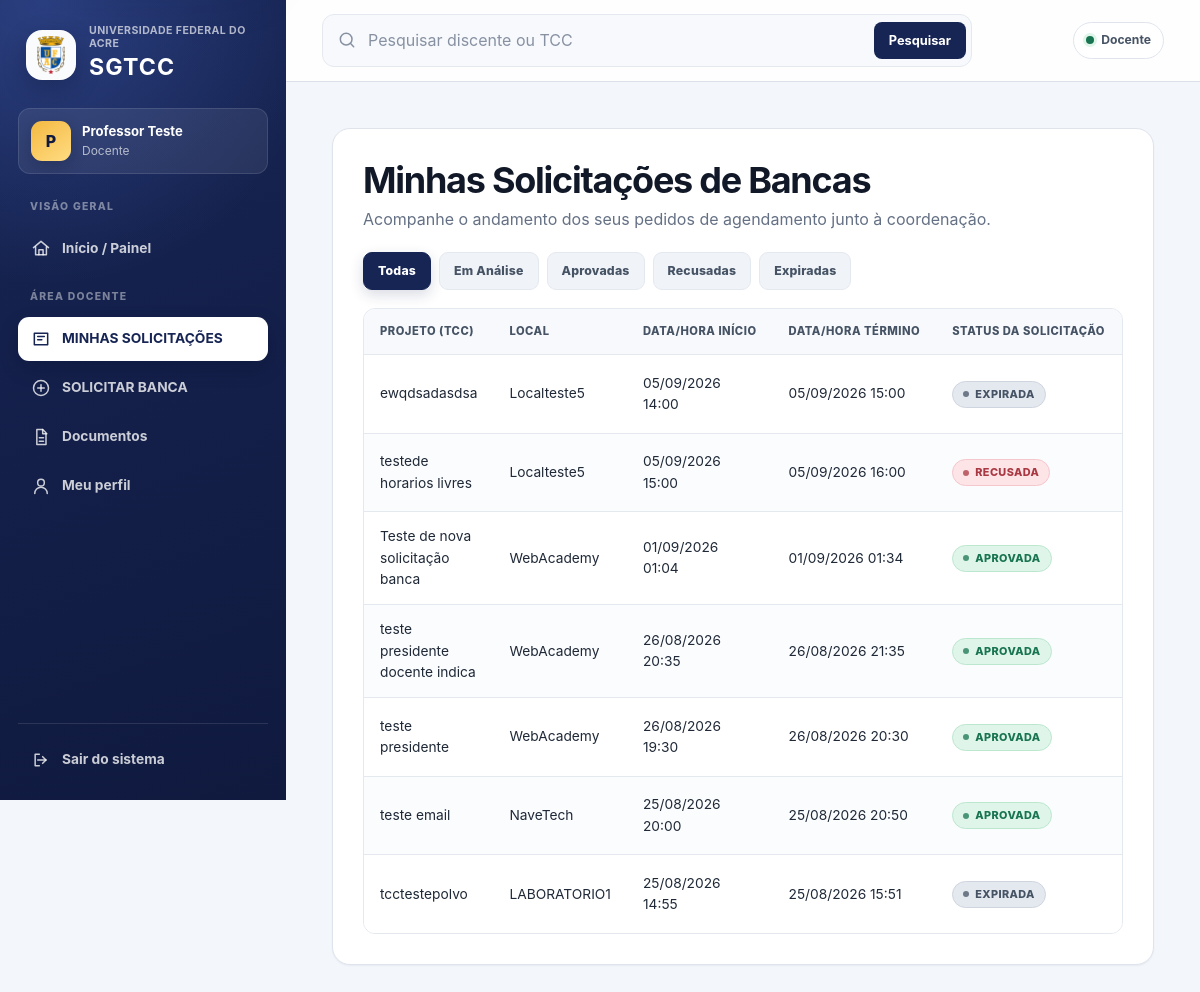
The page /bancas/ (signed in) on the database as committed earlier.
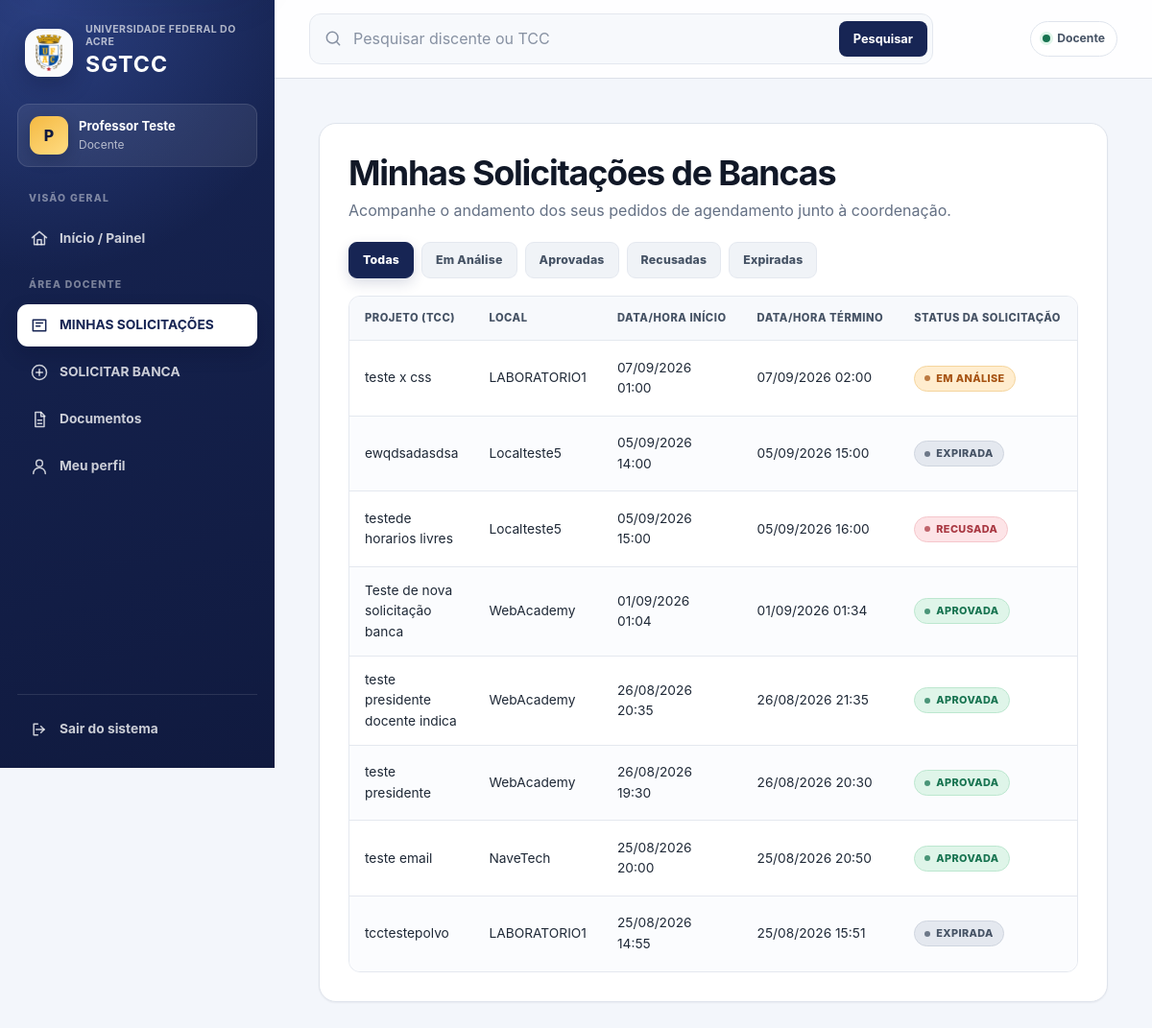
The same page on the database as committed later.
### bancasapp/models.py (models this page shows, shortened)
class SolicitacaoAgendamento(models.Model):
    STATUS_SOLICITACAO = (
        ('EM_ANÁLISE', 'Em Análise'),
        ('APROVADA', 'Aprovada'),
        ('RECUSADA', 'Recusada'),
        ('EXPIRADA', 'Expirada'),
    )
    usuario_solicitante = models.ForeignKey(
        pUsuario,
        on_delete=models.CASCADE,
        related_name='solicitacoes_enviadas'
    )
    projeto_tcc = models.ForeignKey(
        ProjetoTCC,
        on_delete=models.CASCADE
    )
    espaco = models.ForeignKey(
        EspacoFisico,
        on_delete=models.PROTECT
    )
    opcao_data_inicio = models.DateTimeField()
    opcao_data_fim = models.DateTimeField()
    arquivo_tcc = models.FileField(
        upload_to='tcc/solicitacoes/%Y/%m/',
        validators=[
            FileExtensionValidator(
                allowed_extensions=['pdf']
            )
        ],
        blank=True,
        verbose_name='Arquivo do TCC'
    )
    status = models.CharField(
        max_length=15,
        choices=STATUS_SOLICITACAO,
        default='EM_ANÁLISE'
    )
    data_solicitacao = models.DateTimeField(
        default=timezone.now,
        editable=False
    )
    data_decisao = models.DateTimeField(
        null=True,
        blank=True,
        editable=False
    )
    decidida_por = models.ForeignKey(
        User,
        on_delete=models.SET_NULL,
        null=True,
        blank=True,
        related_name='solicitacoes_decididas',
        editable=False
    )
    motivo_decisao = models.TextField(
        blank=True
    )

class ProjetoTCC(models.Model):
    STATUS_TIPO = (
        ('EM_ANÁLISE', 'Em Análise'),
        ('APROVADO', 'Aprovado'),
        ('RECUSADA', 'Recusada'),
    )
    titulo = models.CharField(max_length=255)
    resumo = models.TextField()
    semestre_letivo = models.CharField(max_length=6)
    discente = models.ForeignKey(Discente, on_delete=models.CASCADE)
    status = models.CharField(max_length=15, choices=STATUS_TIPO, default='EM_ANÁLISE')

class EspacoFisico(models.Model):
    nome = models.CharField(
        max_length=255
    )
    ativo = models.BooleanField(
        default=True
    )
    class Meta:
        ordering = ['nome']
        verbose_name = 'Espaço físico'
        verbose_name_plural = 'Espaços físicos'

### bancasapp/views.py (the view)
@docente_required
def visualizar_bancas(request):
    expirar_solicitacoes_vencidas()
    atualizar_status_bancas()
    consulta = (
        SolicitacaoAgendamento.objects
        .select_related(
            'projeto_tcc',
            'projeto_tcc__discente',
            'espaco',
            'usuario_solicitante',
            'usuario_solicitante__usuario',
            'banca_tcc',
        )
    )
    perfil_logado = pUsuario.objects.get(
        usuario=request.user,
        perfil='DOCENTE'
    )
    solicitacoes = (
        consulta
        .filter(
            Q(
                usuario_solicitante=perfil_logado
            )
            | Q(
                composicao_banca__orientador=(
                    perfil_logado
                )
            )
            | Q(
                composicao_banca__coorientador=(
                    perfil_logado
                )
            )
            | Q(
                composicao_banca__avaliador_interno=(
                    perfil_logado
                )
            )
            | Q(
                composicao_banca__segundo_avaliador_interno=(
                    perfil_logado
                )
            )
        )
        .distinct()
        .order_by(
            '-data_solicitacao',
            '-id'
        )
    )
    status_filtro = request.GET.get(
        'status'
    )
    status_validos = {
        valor
        for valor, nome
        in SolicitacaoAgendamento.STATUS_SOLICITACAO
    }
    if status_filtro in status_validos:
        solicitacoes = solicitacoes.filter(
            status=status_filtro
        )
    else:
        status_filtro = None
    paginador = Paginator(
        solicitacoes,
        10
    )
    pagina_solicitacoes = paginador.get_page(
        request.GET.get('pagina')
    )
    contexto = {
        'solicitacoes': pagina_solicitacoes,
        'status_atual': status_filtro,
    }
    return render(
        request,
        'visualizar_bancas.html',
        contexto
    )

### bancasapp/permissions.py (called while the page is built)
def usuario_e_docente(user):
    if not user.is_authenticated or not user.is_active:
        return False
    return pUsuario.objects.filter(
        usuario=user,
        perfil='DOCENTE'
    ).exists()

def docente_required(view_func):
    @login_required(login_url='login')
    @wraps(view_func)
    def wrapper(request, *args, **kwargs):
        if usuario_e_docente(request.user):
            return view_func(
                request,
                *args,
                **kwargs
            )
        messages.error(
            request,
            'Apenas docentes cadastrados podem realizar esta operação.'
        )
        return redirect('dashboard')
    return wrapper

### bancasapp/services.py (called while the page is built)
def expirar_solicitacoes_vencidas():
    return (
        SolicitacaoAgendamento.objects
        .filter(
            status='EM_ANÁLISE',
            opcao_data_inicio__lte=timezone.now(),
        )
        .update(
            status='EXPIRADA'
        )
    )

### templates/visualizar_bancas.html (shortened to what this page needs)
{% extends 'base.html' %}
{% block content %}
    <div class="table-container">
        <h1>Minhas Solicitações de Bancas</h1>
        <p>
            Acompanhe o andamento dos seus pedidos de agendamento
            junto à coordenação.
        </p>
        <div class="filter-menu">
            <a
                href="{% url 'visualizar_bancas' %}"
                class="btn-filter {% if not status_atual %}active{% endif %}"
            >
                Todas
            </a>
            <a
                href="{% url 'visualizar_bancas' %}?status=EM_ANÁLISE"
                class="btn-filter {% if status_atual == 'EM_ANÁLISE' %}active{% endif %}"
            >
                Em Análise
            </a>
            <a
                href="{% url 'visualizar_bancas' %}?status=APROVADA"
                class="btn-filter {% if status_atual == 'APROVADA' %}active{% endif %}"
            >
                Aprovadas
            </a>
            <a
                href="{% url 'visualizar_bancas' %}?status=RECUSADA"
                class="btn-filter {% if status_atual == 'RECUSADA' %}active{% endif %}"
            >
                Recusadas
            </a>
            <a
                href="{% url 'visualizar_bancas' %}?status=EXPIRADA"
                class="btn-filter {% if status_atual == 'EXPIRADA' %}active{% endif %}"
            >
                Expiradas
            </a>
        </div>
        <table class="solicitacoes-tabela">
            <thead>
                <tr>
                    <th>Projeto (TCC)</th>
                    <th>Local</th>
                    <th>Data/Hora Início</th>
                    <th>Data/Hora Término</th>
                    <th>Status da solicitação</th>
                    <th>Situação da banca</th>
                </tr>
            </thead>
            <tbody>
                {% for solicitacao in solicitacoes %}
                    <tr>
                        <td data-label="Projeto (TCC)">
                            {{ solicitacao.projeto_tcc.titulo }}
                        </td>
                        <td data-label="Local">
                            {{ solicitacao.espaco.nome }}
                        </td>
                        <td data-label="Início">
                            {{ solicitacao.opcao_data_inicio|date:"d/m/Y H:i" }}
                        </td>
                        <td data-label="Término">
                            {{ solicitacao.opcao_data_fim|date:"d/m/Y H:i" }}
                        </td>
                        <td data-label="Status da solicitação">
                            {% if solicitacao.status == 'EM_ANÁLISE' %}
                                <span class="status-badge status-analise">
                                    Em Análise
                                </span>
                            {% elif solicitacao.status == 'APROVADA' %}
                                <span class="status-badge status-aprovada">
                                    Aprovada
                                </span>
                            {% elif solicitacao.status == 'EXPIRADA' %}
                                <span class="status-badge status-expirada">
                                    Expirada
                                </span>
                            {% else %}
                                <span class="status-badge status-recusada">
                                    Recusada
                                </span>
                            {% endif %}
                        </td>
                        <td data-label="Situação da banca">
                        </td>
                    </tr>
                {% endfor %}
            </tbody>
        </table>
    </div>
{% endblock %}

Rows that differ between the two databases and show on the page:
added SolicitacaoAgendamento: projeto_tcc.titulo "teste x css", espaco.nome "LABORATORIO1", opcao_data_inicio "07/09/2026 01:00", opcao_data_fim "07/09/2026 02:00", status "EM ANÁLISE"
